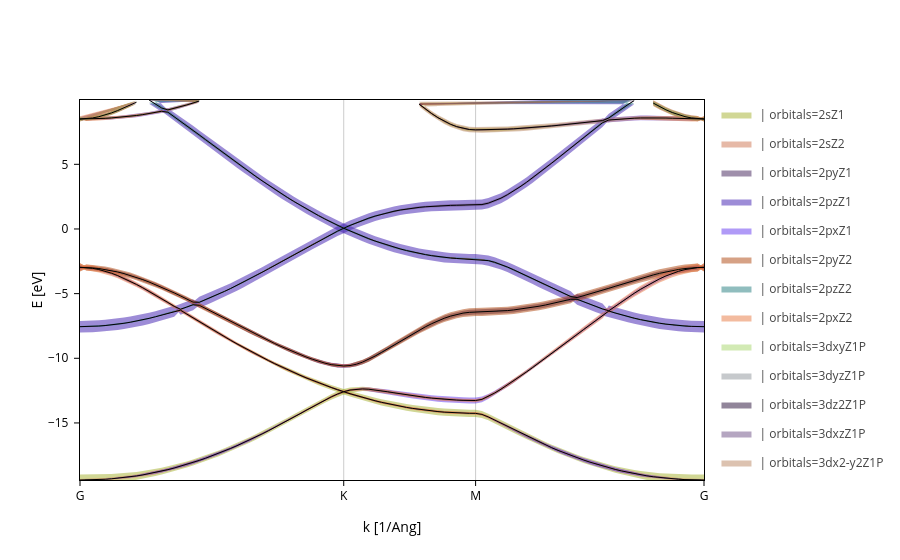

Notebook code cell kept with this figure:
### Code cell
# Get the fatbands plot
fatbands = band_struct.plot.fatbands(Erange=[-21,10])
# Split the contributions by orbitals
fatbands.split_groups(on="orbitals")

### Figure 1 — Plotly figure (JSON) as saved in the notebook; plotly's stock layout.template omitted (floating-point values rounded to 4 significant figures; data arrays with more than 128 entries replaced by an {"elided": "..."} marker saying what was removed)
{"data": [{"fill": "toself", "legendgroup": " | orbitals=2sZ1", "line": {"color": "#a4af2d", "width": 0}, "meta": {}, "mode": "lines", "name": " | orbitals=2sZ1", "type": "scatter", "x": {"elided": "200 float values"}, "y": {"elided": "200 float values"}}, {"fill": "toself", "legendgroup": " | orbitals=2sZ1", "line": {"color": "#a4af2d", "width": 0}, "meta": {}, "mode": "lines", "name": " | orbitals=2sZ1", "showlegend": false, "type": "scatter", "x": {"elided": "200 float values"}, "y": {"elided": "200 float values"}}, {"fill": "toself", "legendgroup": " | orbitals=2sZ1", "line": {"color": "#a4af2d", "width": 0}, "meta": {}, "mode": "lines", "name": " | orbitals=2sZ1", "showlegend": false, "type": "scatter", "x": {"elided": "200 float values"}, "y": {"elided": "200 float values"}}, {"fill": "toself", "legendgroup": " | orbitals=2sZ1", "line": {"color": "#a4af2d", "width": 0}, "meta": {}, "mode": "lines", "name": " | orbitals=2sZ1", "showlegend": false, "type": "scatter", "x": {"elided": "200 float values"}, "y": {"elided": "200 float values"}}, {"fill": "toself", "legendgroup": " | orbitals=2sZ1", "line": {"color": "#a4af2d", "width": 0}, "meta": {}, "mode": "lines", "name": " | orbitals=2sZ1", "showlegend": false, "type": "scatter", "x": {"elided": "200 float values"}, "y": {"elided": "200 float values"}}, {"fill": "toself", "legendgroup": " | orbitals=2sZ1", "line": {"color": "#a4af2d", "width": 0}, "meta": {}, "mode": "lines", "name": " | orbitals=2sZ1", "showlegend": false, "type": "scatter", "x": {"elided": "200 float values"}, "y": {"elided": "200 float values"}}, {"fill": "toself", "legendgroup": " | orbitals=2sZ2", "line": {"color": "#ce7451", "width": 0}, "meta": {}, "mode": "lines", "name": " | orbitals=2sZ2", "type": "scatter", "x": {"elided": "200 float values"}, "y": {"elided": "200 float values"}}, {"fill": "toself", "legendgroup": " | orbitals=2sZ2", "line": {"color": "#ce7451", "width": 0}, "meta": {}, "mode": "lines", "name": " | orbitals=2sZ2", "showlegend": false, "type": "scatter", "x": {"elided": "200 float values"}, "y": {"elided": "200 float values"}}, {"fill": "toself", "legendgroup": " | orbitals=2sZ2", "line": {"color": "#ce7451", "width": 0}, "meta": {}, "mode": "lines", "name": " | orbitals=2sZ2", "showlegend": false, "type": "scatter", "x": {"elided": "200 float values"}, "y": {"elided": "200 float values"}}, {"fill": "toself", "legendgroup": " | orbitals=2sZ2", "line": {"color": "#ce7451", "width": 0}, "meta": {}, "mode": "lines", "name": " | orbitals=2sZ2", "showlegend": false, "type": "scatter", "x": {"elided": "200 float values"}, "y": {"elided": "200 float values"}}, {"fill": "toself", "legendgroup": " | orbitals=2sZ2", "line": {"color": "#ce7451", "width": 0}, "meta": {}, "mode": "lines", "name": " | orbitals=2sZ2", "showlegend": false, "type": "scatter", "x": {"elided": "200 float values"}, "y": {"elided": "200 float values"}}, {"fill": "toself", "legendgroup": " | orbitals=2sZ2", "line": {"color": "#ce7451", "width": 0}, "meta": {}, "mode": "lines", "name": " | orbitals=2sZ2", "showlegend": false, "type": "scatter", "x": {"elided": "200 float values"}, "y": {"elided": "200 float values"}}, {"fill": "toself", "legendgroup": " | orbitals=2pyZ1", "line": {"color": "#412159", "width": 0}, "meta": {}, "mode": "lines", "name": " | orbitals=2pyZ1", "type": "scatter", "x": {"elided": "200 float values"}, "y": {"elided": "200 float values"}}, {"fill": "toself", "legendgroup": " | orbitals=2pyZ1", "line": {"color": "#412159", "width": 0}, "meta": {}, "mode": "lines", "name": " | orbitals=2pyZ1", "showlegend": false, "type": "scatter", "x": {"elided": "200 float values"}, "y": {"elided": "200 float values"}}, {"fill": "toself", "legendgroup": " | orbitals=2pyZ1", "line": {"color": "#412159", "width": 0}, "meta": {}, "mode": "lines", "name": " | orbitals=2pyZ1", "showlegend": false, "type": "scatter", "x": {"elided": "200 float values"}, "y": {"elided": "200 float values"}}, {"fill": "toself", "legendgroup": " | orbitals=2pyZ1", "line": {"color": "#412159", "width": 0}, "meta": {}, "mode": "lines", "name": " | orbitals=2pyZ1", "showlegend": false, "type": "scatter", "x": {"elided": "200 float values"}, "y": {"elided": "200 float values"}}, {"fill": "toself", "legendgroup": " | orbitals=2pyZ1", "line": {"color": "#412159", "width": 0}, "meta": {}, "mode": "lines", "name": " | orbitals=2pyZ1", "showlegend": false, "type": "scatter", "x": {"elided": "200 float values"}, "y": {"elided": "200 float values"}}, {"fill": "toself", "legendgroup": " | orbitals=2pyZ1", "line": {"color": "#412159", "width": 0}, "meta": {}, "mode": "lines", "name": " | orbitals=2pyZ1", "showlegend": false, "type": "scatter", "x": {"elided": "200 float values"}, "y": {"elided": "200 float values"}}, {"fill": "toself", "legendgroup": " | orbitals=2pzZ1", "line": {"color": "#3d1bb0", "width": 0}, "meta": {}, "mode": "lines", "name": " | orbitals=2pzZ1", "type": "scatter", "x": {"elided": "200 float values"}, "y": {"elided": "200 float values"}}, {"fill": "toself", "legendgroup": " | orbitals=2pzZ1", "line": {"color": "#3d1bb0", "width": 0}, "meta": {}, "mode": "lines", "name": " | orbitals=2pzZ1", "showlegend": false, "type": "scatter", "x": {"elided": "200 float values"}, "y": {"elided": "200 float values"}}, {"fill": "toself", "legendgroup": " | orbitals=2pzZ1", "line": {"color": "#3d1bb0", "width": 0}, "meta": {}, "mode": "lines", "name": " | orbitals=2pzZ1", "showlegend": false, "type": "scatter", "x": {"elided": "200 float values"}, "y": {"elided": "200 float values"}}, {"fill": "toself", "legendgroup": " | orbitals=2pzZ1", "line": {"color": "#3d1bb0", "width": 0}, "meta": {}, "mode": "lines", "name": " | orbitals=2pzZ1", "showlegend": false, "type": "scatter", "x": {"elided": "200 float values"}, "y": {"elided": "200 float values"}}, {"fill": "toself", "legendgroup": " | orbitals=2pzZ1", "line": {"color": "#3d1bb0", "width": 0}, "meta": {}, "mode": "lines", "name": " | orbitals=2pzZ1", "showlegend": false, "type": "scatter", "x": {"elided": "200 float values"}, "y": {"elided": "200 float values"}}, {"fill": "toself", "legendgroup": " | orbitals=2pzZ1", "line": {"color": "#3d1bb0", "width": 0}, "meta": {}, "mode": "lines", "name": " | orbitals=2pzZ1", "showlegend": false, "type": "scatter", "x": {"elided": "200 float values"}, "y": {"elided": "200 float values"}}, {"fill": "toself", "legendgroup": " | orbitals=2pxZ1", "line": {"color": "#6237f0", "width": 0}, "meta": {}, "mode": "lines", "name": " | orbitals=2pxZ1", "type": "scatter", "x": {"elided": "200 float values"}, "y": {"elided": "200 float values"}}, {"fill": "toself", "legendgroup": " | orbitals=2pxZ1", "line": {"color": "#6237f0", "width": 0}, "meta": {}, "mode": "lines", "name": " | orbitals=2pxZ1", "showlegend": false, "type": "scatter", "x": {"elided": "200 float values"}, "y": {"elided": "200 float values"}}, {"fill": "toself", "legendgroup": " | orbitals=2pxZ1", "line": {"color": "#6237f0", "width": 0}, "meta": {}, "mode": "lines", "name": " | orbitals=2pxZ1", "showlegend": false, "type": "scatter", "x": {"elided": "200 float values"}, "y": {"elided": "200 float values"}}, {"fill": "toself", "legendgroup": " | orbitals=2pxZ1", "line": {"color": "#6237f0", "width": 0}, "meta": {}, "mode": "lines", "name": " | orbitals=2pxZ1", "showlegend": false, "type": "scatter", "x": {"elided": "200 float values"}, "y": {"elided": "200 float values"}}, {"fill": "toself", "legendgroup": " | orbitals=2pxZ1", "line": {"color": "#6237f0", "width": 0}, "meta": {}, "mode": "lines", "name": " | orbitals=2pxZ1", "showlegend": false, "type": "scatter", "x": {"elided": "200 float values"}, "y": {"elided": "200 float values"}}, {"fill": "toself", "legendgroup": " | orbitals=2pxZ1", "line": {"color": "#6237f0", "width": 0}, "meta": {}, "mode": "lines", "name": " | orbitals=2pxZ1", "showlegend": false, "type": "scatter", "x": {"elided": "200 float values"}, "y": {"elided": "200 float values"}}, {"fill": "toself", "legendgroup": " | orbitals=2pyZ2", "line": {"color": "#ae450d", "width": 0}, "meta": {}, "mode": "lines", "name": " | orbitals=2pyZ2", "type": "scatter", "x": {"elided": "200 float values"}, "y": {"elided": "200 float values"}}, {"fill": "toself", "legendgroup": " | orbitals=2pyZ2", "line": {"color": "#ae450d", "width": 0}, "meta": {}, "mode": "lines", "name": " | orbitals=2pyZ2", "showlegend": false, "type": "scatter", "x": {"elided": "200 float values"}, "y": {"elided": "200 float values"}}, {"fill": "toself", "legendgroup": " | orbitals=2pyZ2", "line": {"color": "#ae450d", "width": 0}, "meta": {}, "mode": "lines", "name": " | orbitals=2pyZ2", "showlegend": false, "type": "scatter", "x": {"elided": "200 float values"}, "y": {"elided": "200 float values"}}, {"fill": "toself", "legendgroup": " | orbitals=2pyZ2", "line": {"color": "#ae450d", "width": 0}, "meta": {}, "mode": "lines", "name": " | orbitals=2pyZ2", "showlegend": false, "type": "scatter", "x": {"elided": "200 float values"}, "y": {"elided": "200 float values"}}, {"fill": "toself", "legendgroup": " | orbitals=2pyZ2", "line": {"color": "#ae450d", "width": 0}, "meta": {}, "mode": "lines", "name": " | orbitals=2pyZ2", "showlegend": false, "type": "scatter", "x": {"elided": "200 float values"}, "y": {"elided": "200 float values"}}, {"fill": "toself", "legendgroup": " | orbitals=2pyZ2", "line": {"color": "#ae450d", "width": 0}, "meta": {}, "mode": "lines", "name": " | orbitals=2pyZ2", "showlegend": false, "type": "scatter", "x": {"elided": "200 float values"}, "y": {"elided": "200 float values"}}, {"fill": "toself", "legendgroup": " | orbitals=2pzZ2", "line": {"color": "#227d7e", "width": 0}, "meta": {}, "mode": "lines", "name": " | orbitals=2pzZ2", "type": "scatter", "x": {"elided": "200 float values"}, "y": {"elided": "200 float values"}}, {"fill": "toself", "legendgroup": " | orbitals=2pzZ2", "line": {"color": "#227d7e", "width": 0}, "meta": {}, "mode": "lines", "name": " | orbitals=2pzZ2", "showlegend": false, "type": "scatter", "x": {"elided": "200 float values"}, "y": {"elided": "200 float values"}}, {"fill": "toself", "legendgroup": " | orbitals=2pzZ2", "line": {"color": "#227d7e", "width": 0}, "meta": {}, "mode": "lines", "name": " | orbitals=2pzZ2", "showlegend": false, "type": "scatter", "x": {"elided": "200 float values"}, "y": {"elided": "200 float values"}}, {"fill": "toself", "legendgroup": " | orbitals=2pzZ2", "line": {"color": "#227d7e", "width": 0}, "meta": {}, "mode": "lines", "name": " | orbitals=2pzZ2", "showlegend": false, "type": "scatter", "x": {"elided": "200 float values"}, "y": {"elided": "200 float values"}}, {"fill": "toself", "legendgroup": " | orbitals=2pzZ2", "line": {"color": "#227d7e", "width": 0}, "meta": {}, "mode": "lines", "name": " | orbitals=2pzZ2", "showlegend": false, "type": "scatter", "x": {"elided": "200 float values"}, "y": {"elided": "200 float values"}}, {"fill": "toself", "legendgroup": " | orbitals=2pzZ2", "line": {"color": "#227d7e", "width": 0}, "meta": {}, "mode": "lines", "name": " | orbitals=2pzZ2", "showlegend": false, "type": "scatter", "x": {"elided": "200 float values"}, "y": {"elided": "200 float values"}}, {"fill": "toself", "legendgroup": " | orbitals=2pxZ2", "line": {"color": "#e77840", "width": 0}, "meta": {}, "mode": "lines", "name": " | orbitals=2pxZ2", "type": "scatter", "x": {"elided": "200 float values"}, "y": {"elided": "200 float values"}}, {"fill": "toself", "legendgroup": " | orbitals=2pxZ2", "line": {"color": "#e77840", "width": 0}, "meta": {}, "mode": "lines", "name": " | orbitals=2pxZ2", "showlegend": false, "type": "scatter", "x": {"elided": "200 float values"}, "y": {"elided": "200 float values"}}, {"fill": "toself", "legendgroup": " | orbitals=2pxZ2", "line": {"color": "#e77840", "width": 0}, "meta": {}, "mode": "lines", "name": " | orbitals=2pxZ2", "showlegend": false, "type": "scatter", "x": {"elided": "200 float values"}, "y": {"elided": "200 float values"}}, {"fill": "toself", "legendgroup": " | orbitals=2pxZ2", "line": {"color": "#e77840", "width": 0}, "meta": {}, "mode": "lines", "name": " | orbitals=2pxZ2", "showlegend": false, "type": "scatter", "x": {"elided": "200 float values"}, "y": {"elided": "200 float values"}}, {"fill": "toself", "legendgroup": " | orbitals=2pxZ2", "line": {"color": "#e77840", "width": 0}, "meta": {}, "mode": "lines", "name": " | orbitals=2pxZ2", "showlegend": false, "type": "scatter", "x": {"elided": "200 float values"}, "y": {"elided": "200 float values"}}, {"fill": "toself", "legendgroup": " | orbitals=2pxZ2", "line": {"color": "#e77840", "width": 0}, "meta": {}, "mode": "lines", "name": " | orbitals=2pxZ2", "showlegend": false, "type": "scatter", "x": {"elided": "200 float values"}, "y": {"elided": "200 float values"}}, {"fill": "toself", "legendgroup": " | orbitals=3dxyZ1P", "line": {"color": "#a5d66b", "width": 0}, "meta": {}, "mode": "lines", "name": " | orbitals=3dxyZ1P", "type": "scatter", "x": {"elided": "200 float values"}, "y": {"elided": "200 float values"}}, {"fill": "toself", "legendgroup": " | orbitals=3dxyZ1P", "line": {"color": "#a5d66b", "width": 0}, "meta": {}, "mode": "lines", "name": " | orbitals=3dxyZ1P", "showlegend": false, "type": "scatter", "x": {"elided": "200 float values"}, "y": {"elided": "200 float values"}}, {"fill": "toself", "legendgroup": " | orbitals=3dxyZ1P", "line": {"color": "#a5d66b", "width": 0}, "meta": {}, "mode": "lines", "name": " | orbitals=3dxyZ1P", "showlegend": false, "type": "scatter", "x": {"elided": "200 float values"}, "y": {"elided": "200 float values"}}, {"fill": "toself", "legendgroup": " | orbitals=3dxyZ1P", "line": {"color": "#a5d66b", "width": 0}, "meta": {}, "mode": "lines", "name": " | orbitals=3dxyZ1P", "showlegend": false, "type": "scatter", "x": {"elided": "200 float values"}, "y": {"elided": "200 float values"}}, {"fill": "toself", "legendgroup": " | orbitals=3dxyZ1P", "line": {"color": "#a5d66b", "width": 0}, "meta": {}, "mode": "lines", "name": " | orbitals=3dxyZ1P", "showlegend": false, "type": "scatter", "x": {"elided": "200 float values"}, "y": {"elided": "200 float values"}}, {"fill": "toself", "legendgroup": " | orbitals=3dxyZ1P", "line": {"color": "#a5d66b", "width": 0}, "meta": {}, "mode": "lines", "name": " | orbitals=3dxyZ1P", "showlegend": false, "type": "scatter", "x": {"elided": "200 float values"}, "y": {"elided": "200 float values"}}, {"fill": "toself", "legendgroup": " | orbitals=3dyzZ1P", "line": {"color": "#8d9399", "width": 0}, "meta": {}, "mode": "lines", "name": " | orbitals=3dyzZ1P", "type": "scatter", "x": {"elided": "200 float values"}, "y": {"elided": "200 float values"}}, {"fill": "toself", "legendgroup": " | orbitals=3dyzZ1P", "line": {"color": "#8d9399", "width": 0}, "meta": {}, "mode": "lines", "name": " | orbitals=3dyzZ1P", "showlegend": false, "type": "scatter", "x": {"elided": "200 float values"}, "y": {"elided": "200 float values"}}, {"fill": "toself", "legendgroup": " | orbitals=3dyzZ1P", "line": {"color": "#8d9399", "width": 0}, "meta": {}, "mode": "lines", "name": " | orbitals=3dyzZ1P", "showlegend": false, "type": "scatter", "x": {"elided": "200 float values"}, "y": {"elided": "200 float values"}}, {"fill": "toself", "legendgroup": " | orbitals=3dyzZ1P", "line": {"color": "#8d9399", "width": 0}, "meta": {}, "mode": "lines", "name": " | orbitals=3dyzZ1P", "showlegend": false, "type": "scatter", "x": {"elided": "200 float values"}, "y": {"elided": "200 float values"}}, {"fill": "toself", "legendgroup": " | orbitals=3dyzZ1P", "line": {"color": "#8d9399", "width": 0}, "meta": {}, "mode": "lines", "name": " | orbitals=3dyzZ1P", "showlegend": false, "type": "scatter", "x": {"elided": "200 float values"}, "y": {"elided": "200 float values"}}, {"fill": "toself", "legendgroup": " | orbitals=3dyzZ1P", "line": {"color": "#8d9399", "width": 0}, "meta": {}, "mode": "lines", "name": " | orbitals=3dyzZ1P", "showlegend": false, "type": "scatter", "x": {"elided": "200 float values"}, "y": {"elided": "200 float values"}}, {"fill": "toself", "legendgroup": " | orbitals=3dz2Z1P", "line": {"color": "#250d37", "width": 0}, "meta": {}, "mode": "lines", "name": " | orbitals=3dz2Z1P", "type": "scatter", "x": {"elided": "200 float values"}, "y": {"elided": "200 float values"}}, {"fill": "toself", "legendgroup": " | orbitals=3dz2Z1P", "line": {"color": "#250d37", "width": 0}, "meta": {}, "mode": "lines", "name": " | orbitals=3dz2Z1P", "showlegend": false, "type": "scatter", "x": {"elided": "200 float values"}, "y": {"elided": "200 float values"}}, {"fill": "toself", "legendgroup": " | orbitals=3dz2Z1P", "line": {"color": "#250d37", "width": 0}, "meta": {}, "mode": "lines", "name": " | orbitals=3dz2Z1P", "showlegend": false, "type": "scatter", "x": {"elided": "200 float values"}, "y": {"elided": "200 float values"}}, {"fill": "toself", "legendgroup": " | orbitals=3dz2Z1P", "line": {"color": "#250d37", "width": 0}, "meta": {}, "mode": "lines", "name": " | orbitals=3dz2Z1P", "showlegend": false, "type": "scatter", "x": {"elided": "200 float values"}, "y": {"elided": "200 float values"}}, {"fill": "toself", "legendgroup": " | orbitals=3dz2Z1P", "line": {"color": "#250d37", "width": 0}, "meta": {}, "mode": "lines", "name": " | orbitals=3dz2Z1P", "showlegend": false, "type": "scatter", "x": {"elided": "200 float values"}, "y": {"elided": "200 float values"}}, {"fill": "toself", "legendgroup": " | orbitals=3dz2Z1P", "line": {"color": "#250d37", "width": 0}, "meta": {}, "mode": "lines", "name": " | orbitals=3dz2Z1P", "showlegend": false, "type": "scatter", "x": {"elided": "200 float values"}, "y": {"elided": "200 float values"}}, {"fill": "toself", "legendgroup": " | orbitals=3dxzZ1P", "line": {"color": "#6d4e84", "width": 0}, "meta": {}, "mode": "lines", "name": " | orbitals=3dxzZ1P", "type": "scatter", "x": {"elided": "200 float values"}, "y": {"elided": "200 float values"}}, {"fill": "toself", "legendgroup": " | orbitals=3dxzZ1P", "line": {"color": "#6d4e84", "width": 0}, "meta": {}, "mode": "lines", "name": " | orbitals=3dxzZ1P", "showlegend": false, "type": "scatter", "x": {"elided": "200 float values"}, "y": {"elided": "200 float values"}}, {"fill": "toself", "legendgroup": " | orbitals=3dxzZ1P", "line": {"color": "#6d4e84", "width": 0}, "meta": {}, "mode": "lines", "name": " | orbitals=3dxzZ1P", "showlegend": false, "type": "scatter", "x": {"elided": "200 float values"}, "y": {"elided": "200 float values"}}, {"fill": "toself", "legendgroup": " | orbitals=3dxzZ1P", "line": {"color": "#6d4e84", "width": 0}, "meta": {}, "mode": "lines", "name": " | orbitals=3dxzZ1P", "showlegend": false, "type": "scatter", "x": {"elided": "200 float values"}, "y": {"elided": "200 float values"}}, {"fill": "toself", "legendgroup": " | orbitals=3dxzZ1P", "line": {"color": "#6d4e84", "width": 0}, "meta": {}, "mode": "lines", "name": " | orbitals=3dxzZ1P", "showlegend": false, "type": "scatter", "x": {"elided": "200 float values"}, "y": {"elided": "200 float values"}}, {"fill": "toself", "legendgroup": " | orbitals=3dxzZ1P", "line": {"color": "#6d4e84", "width": 0}, "meta": {}, "mode": "lines", "name": " | orbitals=3dxzZ1P", "showlegend": false, "type": "scatter", "x": {"elided": "200 float values"}, "y": {"elided": "200 float values"}}, {"fill": "toself", "legendgroup": " | orbitals=3dx2-y2Z1P", "line": {"color": "#ba8563", "width": 0}, "meta": {}, "mode": "lines", "name": " | orbitals=3dx2-y2Z1P", "type": "scatter", "x": {"elided": "200 float values"}, "y": {"elided": "200 float values"}}, {"fill": "toself", "legendgroup": " | orbitals=3dx2-y2Z1P", "line": {"color": "#ba8563", "width": 0}, "meta": {}, "mode": "lines", "name": " | orbitals=3dx2-y2Z1P", "showlegend": false, "type": "scatter", "x": {"elided": "200 float values"}, "y": {"elided": "200 float values"}}, {"fill": "toself", "legendgroup": " | orbitals=3dx2-y2Z1P", "line": {"color": "#ba8563", "width": 0}, "meta": {}, "mode": "lines", "name": " | orbitals=3dx2-y2Z1P", "showlegend": false, "type": "scatter", "x": {"elided": "200 float values"}, "y": {"elided": "200 float values"}}, {"fill": "toself", "legendgroup": " | orbitals=3dx2-y2Z1P", "line": {"color": "#ba8563", "width": 0}, "meta": {}, "mode": "lines", "name": " | orbitals=3dx2-y2Z1P", "showlegend": false, "type": "scatter", "x": {"elided": "200 float values"}, "y": {"elided": "200 float values"}}, {"fill": "toself", "legendgroup": " | orbitals=3dx2-y2Z1P", "line": {"color": "#ba8563", "width": 0}, "meta": {}, "mode": "lines", "name": " | orbitals=3dx2-y2Z1P", "showlegend": false, "type": "scatter", "x": {"elided": "200 float values"}, "y": {"elided": "200 float values"}}, {"fill": "toself", "legendgroup": " | orbitals=3dx2-y2Z1P", "line": {"color": "#ba8563", "width": 0}, "meta": {}, "mode": "lines", "name": " | orbitals=3dx2-y2Z1P", "showlegend": false, "type": "scatter", "x": {"elided": "200 float values"}, "y": {"elided": "200 float values"}}, {"legendgroup": "Bands", "line": {"color": "black", "dash": "solid", "width": 1}, "meta": {}, "mode": "lines", "name": "Bands", "opacity": 1, "type": "scatter", "x": [0.0, 0.04055, 0.0811, 0.1216, 0.1622, 0.2027, 0.2433, 0.2838, 0.3244, 0.3649, 0.4055, 0.446, 0.4866, 0.5271, 0.5677, 0.6082, 0.6488, 0.6893, 0.7299, 0.7704, 0.811, 0.8515, 0.8921, 0.9326, 0.9732, 1.014, 1.054, 1.095, 1.135, 1.176, 1.216, 1.257, 1.298, 1.338, 1.379, 1.419, 1.46, 1.5, 1.541, 1.581, 1.622, 1.663, 1.703, 1.744, 1.784, 1.825, 1.865, 1.906, 1.946, 1.987, 2.027, 2.068, 2.109, 2.149, 2.19, 2.23, 2.271, 2.311, 2.352, 2.392, 2.433, 2.474, 2.514, 2.555, 2.596, 2.637, 2.678, 2.719, 2.759, 2.8, 2.841, 2.882, 2.923, 2.964, 3.005, 3.046, 3.087, 3.128, 3.169, 3.21, 3.251, 3.292, 3.333, 3.374, 3.415, 3.456, 3.497, 3.538, 3.579, 3.62, 3.661, 3.702, 3.743, 3.784, 3.825, 3.866, 3.907, 3.948, 3.989, 4.03], "y": [-19.41, -19.41, -19.4, -19.38, -19.35, -19.32, -19.28, -19.23, -19.17, -19.1, -19.02, -18.93, -18.83, -18.73, -18.61, -18.49, -18.35, -18.21, -18.06, -17.9, -17.73, -17.55, -17.37, -17.17, -16.97, -16.76, -16.54, -16.32, -16.09, -15.85, -15.6, -15.35, -15.1, -14.83, -14.57, -14.3, -14.03, -13.76, -13.49, -13.23, -12.99, -12.77, -12.59, -12.74, -12.89, -13.03, -13.16, -13.29, -13.4, -13.51, -13.62, -13.71, -13.8, -13.88, -13.95, -14.02, -14.07, -14.12, -14.16, -14.2, -14.22, -14.24, -14.25, -14.26, -14.34, -14.54, -14.77, -15.02, -15.28, -15.53, -15.78, -16.02, -16.25, -16.48, -16.7, -16.92, -17.12, -17.32, -17.51, -17.69, -17.86, -18.03, -18.18, -18.33, -18.47, -18.59, -18.71, -18.82, -18.92, -19.01, -19.09, -19.16, -19.22, -19.28, -19.32, -19.35, -19.38, -19.4, -19.41, -19.41]}, {"legendgroup": "Bands", "line": {"color": "black", "dash": "solid", "width": 1}, "meta": {}, "mode": "lines", "name": "Bands", "opacity": 1, "showlegend": false, "type": "scatter", "x": [0.0, 0.04055, 0.0811, 0.1216, 0.1622, 0.2027, 0.2433, 0.2838, 0.3244, 0.3649, 0.4055, 0.446, 0.4866, 0.5271, 0.5677, 0.6082, 0.6488, 0.6893, 0.7299, 0.7704, 0.811, 0.8515, 0.8921, 0.9326, 0.9732, 1.014, 1.054, 1.095, 1.135, 1.176, 1.216, 1.257, 1.298, 1.338, 1.379, 1.419, 1.46, 1.5, 1.541, 1.581, 1.622, 1.663, 1.703, 1.744, 1.784, 1.825, 1.865, 1.906, 1.946, 1.987, 2.027, 2.068, 2.109, 2.149, 2.19, 2.23, 2.271, 2.311, 2.352, 2.392, 2.433, 2.474, 2.514, 2.555, 2.596, 2.637, 2.678, 2.719, 2.759, 2.8, 2.841, 2.882, 2.923, 2.964, 3.005, 3.046, 3.087, 3.128, 3.169, 3.21, 3.251, 3.292, 3.333, 3.374, 3.415, 3.456, 3.497, 3.538, 3.579, 3.62, 3.661, 3.702, 3.743, 3.784, 3.825, 3.866, 3.907, 3.948, 3.989, 4.03], "y": [-7.555, -7.549, -7.533, -7.507, -7.469, -7.421, -7.363, -7.293, -7.214, -7.124, -7.023, -6.912, -6.791, -6.66, -6.519, -6.368, -6.279, -6.578, -6.876, -7.173, -7.468, -7.76, -8.048, -8.333, -8.612, -8.887, -9.157, -9.421, -9.679, -9.931, -10.18, -10.42, -10.65, -10.87, -11.09, -11.3, -11.51, -11.71, -11.9, -12.08, -12.26, -12.43, -12.59, -12.46, -12.39, -12.37, -12.39, -12.45, -12.51, -12.59, -12.67, -12.75, -12.82, -12.9, -12.96, -13.03, -13.08, -13.13, -13.17, -13.21, -13.23, -13.25, -13.26, -13.27, -13.18, -12.96, -12.69, -12.39, -12.07, -11.75, -11.41, -11.07, -10.71, -10.36, -9.999, -9.636, -9.269, -8.9, -8.529, -8.157, -7.786, -7.416, -7.049, -6.685, -6.345, -6.499, -6.642, -6.776, -6.899, -7.012, -7.115, -7.207, -7.288, -7.359, -7.418, -7.467, -7.506, -7.533, -7.549, -7.555]}, {"legendgroup": "Bands", "line": {"color": "black", "dash": "solid", "width": 1}, "meta": {}, "mode": "lines", "name": "Bands", "opacity": 1, "showlegend": false, "type": "scatter", "x": [0.0, 0.04055, 0.0811, 0.1216, 0.1622, 0.2027, 0.2433, 0.2838, 0.3244, 0.3649, 0.4055, 0.446, 0.4866, 0.5271, 0.5677, 0.6082, 0.6488, 0.6893, 0.7299, 0.7704, 0.811, 0.8515, 0.8921, 0.9326, 0.9732, 1.014, 1.054, 1.095, 1.135, 1.176, 1.216, 1.257, 1.298, 1.338, 1.379, 1.419, 1.46, 1.5, 1.541, 1.581, 1.622, 1.663, 1.703, 1.744, 1.784, 1.825, 1.865, 1.906, 1.946, 1.987, 2.027, 2.068, 2.109, 2.149, 2.19, 2.23, 2.271, 2.311, 2.352, 2.392, 2.433, 2.474, 2.514, 2.555, 2.596, 2.637, 2.678, 2.719, 2.759, 2.8, 2.841, 2.882, 2.923, 2.964, 3.005, 3.046, 3.087, 3.128, 3.169, 3.21, 3.251, 3.292, 3.333, 3.374, 3.415, 3.456, 3.497, 3.538, 3.579, 3.62, 3.661, 3.702, 3.743, 3.784, 3.825, 3.866, 3.907, 3.948, 3.989, 4.03], "y": [-2.968, -2.987, -3.044, -3.136, -3.263, -3.42, -3.605, -3.813, -4.043, -4.289, -4.55, -4.822, -5.104, -5.392, -5.685, -5.981, -6.208, -6.038, -5.858, -5.902, -6.152, -6.404, -6.657, -6.91, -7.163, -7.415, -7.664, -7.911, -8.155, -8.394, -8.629, -8.859, -9.082, -9.299, -9.507, -9.707, -9.896, -10.07, -10.23, -10.37, -10.49, -10.57, -10.6, -10.56, -10.46, -10.3, -10.08, -9.828, -9.555, -9.268, -8.975, -8.68, -8.388, -8.103, -7.828, -7.568, -7.324, -7.103, -6.907, -6.74, -6.605, -6.507, -6.447, -6.427, -6.422, -6.408, -6.385, -6.353, -6.312, -6.262, -6.203, -6.135, -6.058, -5.974, -5.881, -5.78, -5.672, -5.556, -5.434, -5.436, -5.636, -5.827, -6.009, -6.182, -6.326, -5.974, -5.629, -5.295, -4.973, -4.666, -4.375, -4.104, -3.856, -3.632, -3.437, -3.272, -3.141, -3.045, -2.987, -2.968]}, {"legendgroup": "Bands", "line": {"color": "black", "dash": "solid", "width": 1}, "meta": {}, "mode": "lines", "name": "Bands", "opacity": 1, "showlegend": false, "type": "scatter", "x": [0.0, 0.04055, 0.0811, 0.1216, 0.1622, 0.2027, 0.2433, 0.2838, 0.3244, 0.3649, 0.4055, 0.446, 0.4866, 0.5271, 0.5677, 0.6082, 0.6488, 0.6893, 0.7299, 0.7704, 0.811, 0.8515, 0.8921, 0.9326, 0.9732, 1.014, 1.054, 1.095, 1.135, 1.176, 1.216, 1.257, 1.298, 1.338, 1.379, 1.419, 1.46, 1.5, 1.541, 1.581, 1.622, 1.663, 1.703, 1.744, 1.784, 1.825, 1.865, 1.906, 1.946, 1.987, 2.027, 2.068, 2.109, 2.149, 2.19, 2.23, 2.271, 2.311, 2.352, 2.392, 2.433, 2.474, 2.514, 2.555, 2.596, 2.637, 2.678, 2.719, 2.759, 2.8, 2.841, 2.882, 2.923, 2.964, 3.005, 3.046, 3.087, 3.128, 3.169, 3.21, 3.251, 3.292, 3.333, 3.374, 3.415, 3.456, 3.497, 3.538, 3.579, 3.62, 3.661, 3.702, 3.743, 3.784, 3.825, 3.866, 3.907, 3.948, 3.989, 4.03], "y": [-2.968, -2.978, -3.008, -3.059, -3.129, -3.218, -3.325, -3.449, -3.59, -3.746, -3.917, -4.101, -4.297, -4.503, -4.719, -4.943, -5.175, -5.413, -5.656, -5.67, -5.473, -5.267, -5.052, -4.83, -4.6, -4.363, -4.119, -3.869, -3.613, -3.352, -3.087, -2.818, -2.546, -2.273, -1.999, -1.726, -1.454, -1.185, -0.9216, -0.664, -0.4142, -0.1737, 0.05585, -0.1628, -0.3715, -0.5701, -0.7585, -0.9366, -1.104, -1.261, -1.408, -1.544, -1.67, -1.784, -1.888, -1.981, -2.063, -2.135, -2.195, -2.244, -2.283, -2.31, -2.327, -2.332, -2.361, -2.445, -2.577, -2.746, -2.942, -3.157, -3.384, -3.619, -3.857, -4.095, -4.332, -4.564, -4.792, -5.014, -5.229, -5.305, -5.171, -5.031, -4.887, -4.739, -4.588, -4.435, -4.282, -4.13, -3.979, -3.832, -3.69, -3.556, -3.43, -3.316, -3.215, -3.129, -3.06, -3.009, -2.978, -2.968]}, {"legendgroup": "Bands", "line": {"color": "black", "dash": "solid", "width": 1}, "meta": {}, "mode": "lines", "name": "Bands", "opacity": 1, "showlegend": false, "type": "scatter", "x": [0.0, 0.04055, 0.0811, 0.1216, 0.1622, 0.2027, 0.2433, 0.2838, 0.3244, 0.3649, 0.4055, 0.446, 0.4866, 0.5271, 0.5677, 0.6082, 0.6488, 0.6893, 0.7299, 0.7704, 0.811, 0.8515, 0.8921, 0.9326, 0.9732, 1.014, 1.054, 1.095, 1.135, 1.176, 1.216, 1.257, 1.298, 1.338, 1.379, 1.419, 1.46, 1.5, 1.541, 1.581, 1.622, 1.663, 1.703, 1.744, 1.784, 1.825, 1.865, 1.906, 1.946, 1.987, 2.027, 2.068, 2.109, 2.149, 2.19, 2.23, 2.271, 2.311, 2.352, 2.392, 2.433, 2.474, 2.514, 2.555, 2.596, 2.637, 2.678, 2.719, 2.759, 2.8, 2.841, 2.882, 2.923, 2.964, 3.005, 3.046, 3.087, 3.128, 3.169, 3.21, 3.251, 3.292, 3.333, 3.374, 3.415, 3.456, 3.497, 3.538, 3.579, 3.62, 3.661, 3.702, 3.743, 3.784, 3.825, 3.866, 3.907, 3.948, 3.989, 4.03], "y": [8.506, 8.509, 8.518, 8.534, 8.557, 8.586, 8.622, 8.665, 8.717, 8.776, 8.844, 8.921, 9.008, 9.104, 9.029, 8.691, 8.344, 7.99, 7.632, 7.27, 6.906, 6.542, 6.178, 5.816, 5.457, 5.1, 4.748, 4.401, 4.059, 3.722, 3.392, 3.069, 2.753, 2.445, 2.145, 1.852, 1.568, 1.293, 1.027, 0.7702, 0.5225, 0.2843, 0.05585, 0.273, 0.4765, 0.6652, 0.8383, 0.9953, 1.136, 1.261, 1.37, 1.464, 1.545, 1.613, 1.669, 1.716, 1.753, 1.783, 1.806, 1.824, 1.837, 1.846, 1.851, 1.852, 1.889, 1.995, 2.163, 2.383, 2.644, 2.939, 3.259, 3.6, 3.957, 4.327, 4.706, 5.092, 5.484, 5.879, 6.275, 6.671, 7.065, 7.455, 7.84, 8.217, 8.427, 8.471, 8.509, 8.542, 8.567, 8.585, 8.595, 8.597, 8.592, 8.58, 8.565, 8.548, 8.532, 8.518, 8.509, 8.506]}, {"legendgroup": "Bands", "line": {"color": "black", "dash": "solid", "width": 1}, "meta": {}, "mode": "lines", "name": "Bands", "opacity": 1, "showlegend": false, "type": "scatter", "x": [0.0, 0.04055, 0.0811, 0.1216, 0.1622, 0.2027, 0.2433, 0.2838, 0.3244, 0.3649, 0.4055, 0.446, 0.4866, 0.5271, 0.5677, 0.6082, 0.6488, 0.6893, 0.7299, 0.7704, 0.811, 0.8515, 0.8921, 0.9326, 0.9732, 1.014, 1.054, 1.095, 1.135, 1.176, 1.216, 1.257, 1.298, 1.338, 1.379, 1.419, 1.46, 1.5, 1.541, 1.581, 1.622, 1.663, 1.703, 1.744, 1.784, 1.825, 1.865, 1.906, 1.946, 1.987, 2.027, 2.068, 2.109, 2.149, 2.19, 2.23, 2.271, 2.311, 2.352, 2.392, 2.433, 2.474, 2.514, 2.555, 2.596, 2.637, 2.678, 2.719, 2.759, 2.8, 2.841, 2.882, 2.923, 2.964, 3.005, 3.046, 3.087, 3.128, 3.169, 3.21, 3.251, 3.292, 3.333, 3.374, 3.415, 3.456, 3.497, 3.538, 3.579, 3.62, 3.661, 3.702, 3.743, 3.784, 3.825, 3.866, 3.907, 3.948, 3.989, 4.03], "y": [8.506, 8.526, 8.585, 8.682, 8.812, 8.972, 9.157, 9.361, 9.578, 9.802, NaN, 9.974, 9.673, 9.357, 9.21, 9.327, 9.454, 9.591, 9.738, 9.896, NaN, NaN, NaN, NaN, NaN, NaN, NaN, NaN, NaN, NaN, NaN, NaN, NaN, NaN, NaN, NaN, NaN, NaN, NaN, NaN, NaN, NaN, NaN, NaN, NaN, NaN, NaN, NaN, NaN, NaN, NaN, NaN, NaN, NaN, 9.656, 9.275, 8.924, 8.608, 8.331, 8.097, 7.911, 7.775, 7.692, 7.665, 7.667, 7.674, 7.685, 7.7, 7.72, 7.744, 7.772, 7.805, 7.84, 7.88, 7.922, 7.968, 8.016, 8.066, 8.118, 8.171, 8.224, 8.278, 8.33, 8.38, 8.585, 8.942, 9.286, 9.616, 9.928, NaN, NaN, 9.736, 9.461, 9.216, 9.005, 8.828, 8.688, 8.587, 8.526, 8.506]}], "layout": {"autosize": true, "scene": {"xaxis": {"range": [0, 4.03], "showgrid": true, "ticktext": ["G", "K", "M", "G"], "tickvals": [0.0, 1.703, 2.555, 4.03], "title": {"text": "k [1/Ang]"}}, "yaxis": {"range": [-19.41, 9.974], "title": {"text": "E [eV]"}}}, "xaxis": {"range": [0, 4.03], "showgrid": true, "ticktext": ["G", "K", "M", "G"], "tickvals": [0.0, 1.703, 2.555, 4.03], "title": {"text": "k [1/Ang]"}, "type": "linear"}, "yaxis": {"range": [-19.41, 9.974], "title": {"text": "E [eV]"}, "type": "linear"}}}
